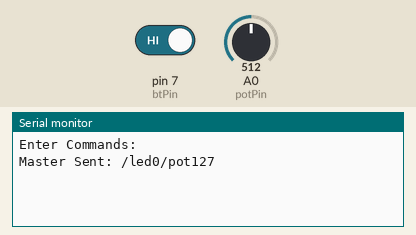
A sketch run on a simulated Arduino Uno, built with avr-gcc and run on an emulated ATmega328P. Shown: the last lines printed to the serial monitor. Inputs (shaded band) come from the test bench; at power-on: pin 7 (btPin) HIGH, A0 (potPin) = 512.

Above: at 1.2 s.
1.3 s: pin 7 (btPin) driven LOW
At 2.0 s:
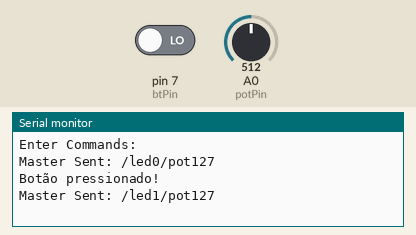
2.9 s: A0 (potPin) set to 716
At 3.4 s:
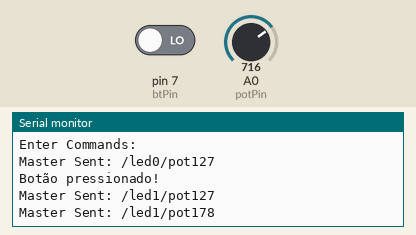
4.4 s: A0 (potPin) set to 900
At 5.2 s:
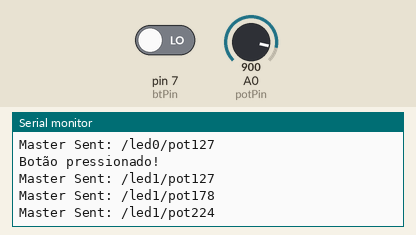
Timing chart, 0 to 7.4 s (numbered marks = the images above; inputs shaded):
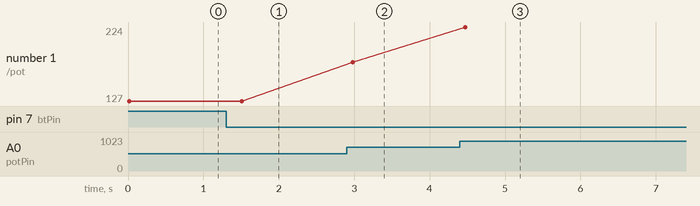

The sketch:

Serial-Master.ino
```cpp
#include <SoftwareSerial.h>
#define btPin 7

int estadoAnterior = 0;
int ledState = 0;
int ValorPot = 0;
int potPin = A0;

String Dados;
String OldDados;

SoftwareSerial ArduinoSlave(10,11);

void setup() {
  Serial.begin(9600);
  Serial.println("Enter Commands: ");
  ArduinoSlave.begin(9600);
  pinMode(btPin, INPUT);
}

void loop() {

  int estadoAtual = digitalRead(btPin);
  if (estadoAnterior == 1 && estadoAtual == 0) {
    Serial.println("\nBotão pressionado!");
    ledState = !ledState;
  }
  estadoAnterior = estadoAtual;

  delay(10);
  ValorPot = map(analogRead(potPin), 0, 1023, 0, 255);

  Dados = "/led" + (String)ledState + "/pot" + (String)ValorPot;

  if(OldDados != Dados){
    Serial.print("Master Sent: ");
    Serial.println(Dados);
    ArduinoSlave.print(Dados);
    OldDados = Dados;
  }

  delay(200);
}
```

Measured:
- after the input at 1.3 s, the serial monitor: prints a new line after 0.19 s (image 1)
- after the input at 2.9 s, the serial monitor: prints a new line after 0.08 s (image 2)
- after the input at 4.4 s, the serial monitor: prints a new line after 0.07 s (image 3)
- plotted number 1: 127 → 178 after the input at 2.9 s, 178 → 224 after the input at 4.4 s
